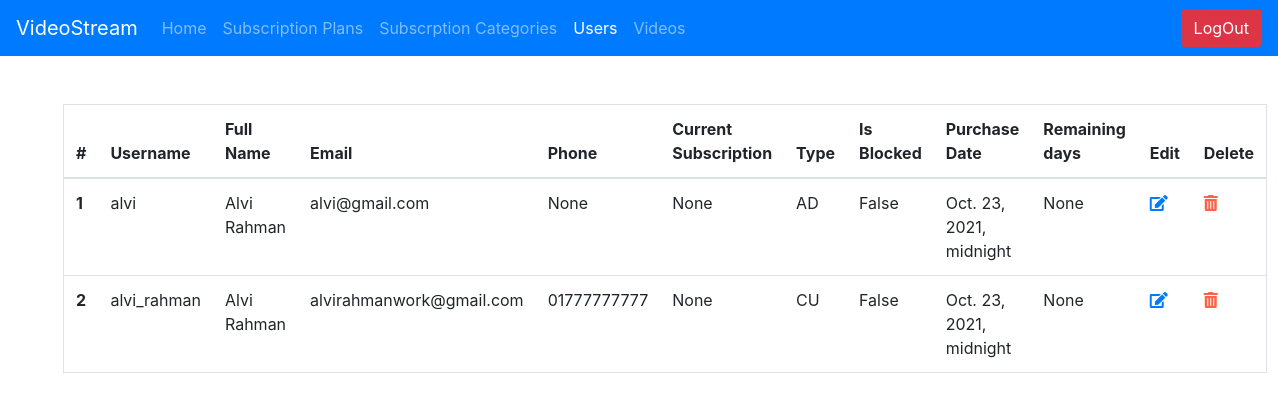
The app's page /video_stream_admin/user_list/ (signed in), older data.
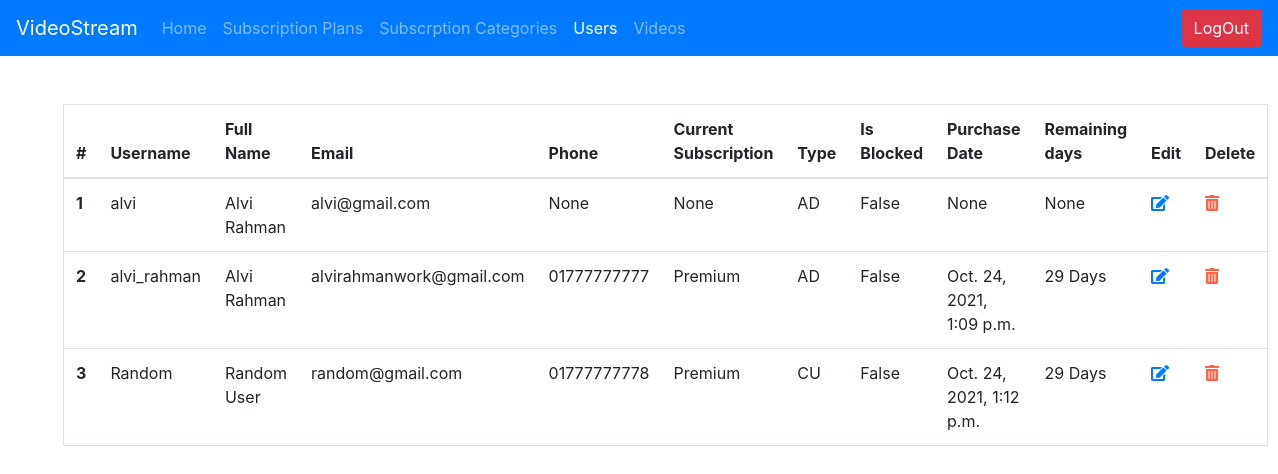
The same page, newer data.
### video_stream_app/models.py (models this page shows, shortened)
class User(AbstractUser):
    TYPE_CHOICES = [
        ('AD', 'Admin'), ('CU', 'Customer')
    ]
    id = models.AutoField(primary_key=True)
    username = models.CharField(
        max_length=255, blank=False, null=False, unique=True)
    full_name = models.CharField(max_length=255, blank=True, null=True)
    password = models.CharField(max_length=255, blank=False, null=False)
    email = models.CharField(max_length=255, blank=False, null=False)
    phone = models.CharField(max_length=15, null=True, blank=True)
    user_subscription = models.ForeignKey(Subscription, on_delete=models.SET_NULL,
                                          blank=True, null=True, related_name="subscription")
    user_type = models.CharField(
        choices=TYPE_CHOICES, max_length=50, blank=True, default="CU")
    is_subscribed = models.BooleanField(default=False)
    is_blocked = models.BooleanField(default=False)
    purchase_date = models.DateTimeField(blank=True, null=True)
    created_at = models.DateTimeField(auto_now_add=True)
    updated_at = models.DateField(auto_now=True)
    __prev_subscription = None
    def __init__(self, *args, **kwargs):
        super().__init__(*args, **kwargs)
        self.__prev_subscription = self.user_subscription

class Subscription(models.Model):
    id = models.AutoField(primary_key=True)
    subscription_type = models.ForeignKey(SubscriptionType,
                                          on_delete=models.SET_NULL, blank=True, null=True)
    subscription_price = models.DecimalField(
        max_digits=10, decimal_places=2, default=0)
    subscription_validity = models.IntegerField(
        default=0, verbose_name='subscription_validity (Months)')
    created_at = models.DateTimeField(auto_now_add=True)
    updated_at = models.DateField(auto_now=True)
    def __str__(self):
        return self.subscription_type.type_name

class SubscriptionType(models.Model):
    id = models.AutoField(primary_key=True)
    type_name = models.CharField(
        max_length=50, blank=False, null=False, unique=True)

### video_stream_app/views.py (the view)
# urls.py: path('video_stream_admin/user_list/', views.user_list,
@login_required(login_url='/video_stream_admin/')
def user_list(request):
    return render(request, 'video_stream_app/users_view.html',
                  {
                      'users': models.User.objects.all(),
                      'title': 'Users',
                      'is_logged_in': request.user.is_authenticated,
                      'users_link': 'active',
                      'admin': True
                  })

### video_stream_app/templatetags/custom_tags.py (called while the page is built)
@register.filter(name='calculate_time')
def calculate_time(base_time, months, views=False):
    try:
        if views:
            return ((base_time + timezone.timedelta(days=months*30)) - timezone.now()).days
        else:
            return f"{((base_time + timezone.timedelta(days=months*30)) - timezone.now()).days} Days"
    except:
        return None

### video_stream_app/templates/video_stream_app/users_view.html (shortened to what this page needs)
{% extends 'base.html' %}
{% load custom_tags %}
{% load static %}
{% block content %}
    <div class="container m-5">
        <table class="table border">
            <thead>
                <tr>
                    <th scope="col">#</th>
                    <th scope="col">Username</th>
                    <th scope="col">Full Name</th>
                    <th scope="col">Email</th>
                    <th scope="col">Phone</th>
                    <th scope="col">Current Subscription</th>
                    <th scope="col">Type</th>
                    <th scope="col">Is Blocked</th>
                    <th scope="col">Purchase Date</th>
                    <th scope="col">Remaining days</th>
                    <th scope="col">Edit</th>
                    <th scope="col">Delete</th>
                </tr>
            </thead>
            <tbody>
            {% for user in users %}
                <tr>
                    <th scope="row">{{ forloop.counter }}</th>
                    <td>{{ user.username }}</td>
                    <td>{{ user.full_name }}</td>
                    <td>{{ user.email }}</td>
                    <td>{{ user.phone }}</td>
                    <td>
                        {% if user.user_subscription %}
                            {{ user.user_subscription }}
                        {% else %}
                            None
                        {% endif %}
                    </td>
                    <td>{{ user.user_type }}</td>
                    <td>{{ user.is_blocked }}</td>
                    <td>{{ user.purchase_date }}</td>
                    {% if user.user_subscription %}
                        <td>{{ user.purchase_date|calculate_time:user.user_subscription.subscription_validity }}</td>
                    {% else %}
                        <td> None </td>
                    {% endif %}
                    <td><a href="/video_stream_admin/user/edit__{{ user.pk }}/"><i class="fas fa-edit"></i></a></td>
                    <td><a onclick="deleteFunc({{ user.pk }})" href="" ><i class="fas fa-trash-alt" style="color: tomato"></i></a></td>
                </tr>
            {% endfor %}
            </tbody>
        </table>
    </div>
{% endblock %}

### video_stream_app/templates/video_stream_app/base.html (shortened to what this page needs)
<!doctype html>
<html class="no-js" lang="en">
    <head>
        {% load static %}
        <link rel="stylesheet" href="https://pro.fontawesome.com/releases/v5.10.0/css/all.css"/>
        <link rel="stylesheet" href="https://stackpath.bootstrapcdn.com/bootstrap/4.5.2/css/bootstrap.min.css">
    </head>
    <body>
        <nav class="navbar navbar-expand-lg navbar-dark bg-primary">
            {% if admin %}
                <a class="navbar-brand" href="/admin_home/">VideoStream</a>
            {% else %}
                <a class="navbar-brand" href="/">VideoStream</a>
            {% endif %}
            <div class="collapse navbar-collapse" id="navbarSupportedContent">
                <ul class="navbar-nav mr-auto">
                    {% if admin %}
                        <li class="nav-item {{ admin_home }}">
                            <a class="nav-link" href="/admin_home/">Home <span class="sr-only">(current)</span></a>
                        </li>
                    {% endif %}
                    {% if not admin %}
                        {% if not is_logged_in %}
                            <li class="nav-item {{ signup }}">
                                <a class="nav-link" href="/signup/">Signup</a>
                            </li>
                            <li class="nav-item {{ login }}">
                                <a class="nav-link" href="/login/">LogIn</a>
                            </li>
                        {% endif %}
                    {% else %}
                        <li class="nav-item {{ subscription_plans }}">
                            <a class="nav-link" href="/video_stream_admin/subscription_plans/">Subscription Plans</a>
                        </li>
                        <li class="nav-item {{ subscription_types }}">
                            <a class="nav-link" href="/video_stream_admin/subscription_type_list/">Subscrption Categories</a>
                        </li>
                        <li class="nav-item {{ users_link }}">
                            <a class="nav-link" href="/video_stream_admin/user_list/">Users</a>
                        </li>
                        <li class="nav-item {{ video_link }}">
                            <a class="nav-link" href="/video_stream_admin/video_list/">Videos</a>
                        </li>
                    {% endif %}
                </ul>
                {% if is_logged_in %}
                    {% if admin %}
                        <a href="/admin_logout/">
                            <button class="btn btn-danger my-2 my-sm-0" type="submit">LogOut</button>
                        </a>
                    {% else %}
                        <a href="/logout/">
                            <button class="btn btn-danger my-2 my-sm-0" type="submit">LogOut</button>
                        </a>
                    {% endif %}
                {% endif %}
            </div>
        </nav>
                                {% block content %} {% endblock %}
    </body>
</html>

Row changes from the older to the newer data that the page shows:
changed User "alvi": purchase_date "Oct. 23, 2021, midnight" → "None"
changed User "alvi_rahman": user_subscription (not shown) → "Premium"; user_type "CU" → "AD"; purchase_date "Oct. 23, 2021, midnight" → "Oct. 24, 2021, 1:09 p.m."; purchase_date|calculate_time (not shown) → "29 Days"; no longer shows "None None"
added User: username "Random", full_name "Random User", email "random@gmail.com", phone "01777777778", user_subscription "Premium", user_type "CU", is_blocked "False", purchase_date "Oct. 24, 2021, 1:12 p.m.", purchase_date|calculate_time "29 Days"
